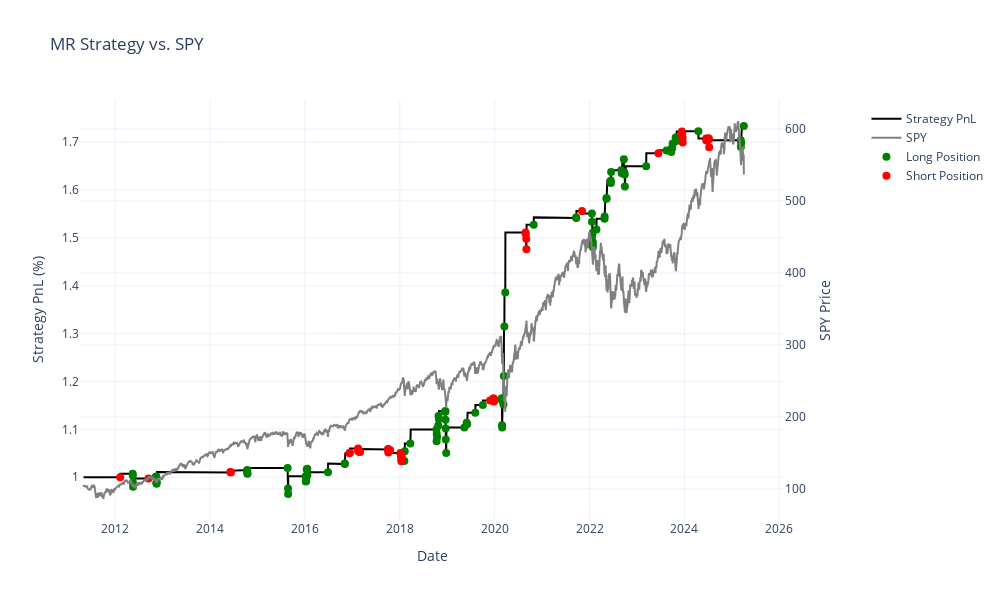

Notebook cell for this chart:
### Code cell
import plotly.graph_objects as go
from plotly.subplots import make_subplots

df_plot = df[['SPY', 'Strategy_Returns', 'Signal']]

# Calculate cumulative PnL
df_plot['cum_pnl'] = (1 + df_plot["Strategy_Returns"]).cumprod()

# Create interactive plot with plotly
fig = make_subplots(specs=[[{"secondary_y": True}]])

# Add Cumulative PnL on primary y-axis
fig.add_trace(
    go.Scatter(
        x=df_plot.index, 
        y=df_plot['cum_pnl'], 
        name='Strategy PnL',
        line=dict(color='black', width=2)
    ),
    secondary_y=False
)

# Add SPY line on secondary y-axis
fig.add_trace(
    go.Scatter(
        x=df_plot.index, 
        y=df_plot['SPY'], 
        name='SPY',
        line=dict(color='gray', width=2)
    ),
    secondary_y=True
)

# Plot long straddle trades
long_days = df_plot[df_plot['Signal'] == 1]
fig.add_trace(
    go.Scatter(
        x=long_days.index, 
        y=long_days['cum_pnl'], 
        mode='markers',
        name='Long Position',
        marker=dict(color='green', size=8)
    ),
    secondary_y=False
)

# Plot short straddle trades
short_days = df_plot[df_plot['Signal'] == -1]
fig.add_trace(
    go.Scatter(
        x=short_days.index, 
        y=short_days['cum_pnl'], 
        mode='markers',
        name='Short Position',
        marker=dict(color='red', size=8)
    ),
    secondary_y=False
)

# Update layout
fig.update_layout(
    title="MR Strategy vs. SPY",
    xaxis_title="Date",
    legend=dict(x=1.05, y=0.99),
    hovermode="x unified",
    template="plotly_white",
    width=1000,
    height=600
)

# Update y-axes titles
fig.update_yaxes(title_text="Strategy PnL (%)", secondary_y=False)
fig.update_yaxes(title_text="SPY Price", secondary_y=True)

fig.show()

### Figure 1 — Plotly figure (JSON) as saved in the notebook; plotly's stock layout.template omitted (floating-point values rounded to 4 significant figures; data arrays with more than 128 entries replaced by an {"elided": "..."} marker saying what was removed)
{"data": [{"line": {"color": "black", "width": 2}, "name": "Strategy PnL", "type": "scatter", "x": {"elided": "3503 str values"}, "xaxis": "x", "y": {"elided": "3503 float values"}, "yaxis": "y"}, {"line": {"color": "gray", "width": 2}, "name": "SPY", "type": "scatter", "x": {"elided": "3503 str values"}, "xaxis": "x", "y": {"elided": "3503 float values"}, "yaxis": "y2"}, {"marker": {"color": "green", "size": 8}, "mode": "markers", "name": "Long Position", "type": "scatter", "x": ["2012-05-15T00:00:00", "2012-05-16T00:00:00", "2012-05-17T00:00:00", "2012-05-18T00:00:00", "2012-11-08T00:00:00", "2012-11-13T00:00:00", "2012-11-14T00:00:00", "2012-11-15T00:00:00", "2012-11-16T00:00:00", "2014-10-13T00:00:00", "2014-10-14T00:00:00", "2014-10-15T00:00:00", "2014-10-16T00:00:00", "2015-08-21T00:00:00", "2015-08-24T00:00:00", "2015-08-25T00:00:00", "2016-01-07T00:00:00", "2016-01-08T00:00:00", "2016-01-11T00:00:00", "2016-01-13T00:00:00", "2016-01-15T00:00:00", "2016-01-19T00:00:00", "2016-01-20T00:00:00", "2016-06-27T00:00:00", "2016-11-03T00:00:00", "2016-11-04T00:00:00", "2018-02-05T00:00:00", "2018-02-08T00:00:00", "2018-03-23T00:00:00", "2018-10-10T00:00:00", "2018-10-11T00:00:00", "2018-10-12T00:00:00", "2018-10-15T00:00:00", "2018-10-24T00:00:00", "2018-10-26T00:00:00", "2018-10-29T00:00:00", "2018-12-17T00:00:00", "2018-12-18T00:00:00", "2018-12-19T00:00:00", "2018-12-20T00:00:00", "2018-12-21T00:00:00", "2018-12-24T00:00:00", "2019-05-13T00:00:00", "2019-05-31T00:00:00", "2019-06-03T00:00:00", "2019-08-05T00:00:00", "2019-10-02T00:00:00", "2020-02-25T00:00:00", "2020-02-26T00:00:00", "2020-02-27T00:00:00", "2020-02-28T00:00:00", "2020-03-09T00:00:00", "2020-03-12T00:00:00", "2020-03-16T00:00:00", "2020-03-23T00:00:00", "2020-10-28T00:00:00", "2021-09-20T00:00:00", "2021-09-21T00:00:00", "2022-01-19T00:00:00", "2022-01-20T00:00:00", "2022-01-21T00:00:00", "2022-01-24T00:00:00", "2022-01-25T00:00:00", "2022-01-26T00:00:00", "2022-01-27T00:00:00", "2022-02-23T00:00:00", "2022-04-26T00:00:00", "2022-04-27T00:00:00", "2022-05-11T00:00:00", "2022-05-12T00:00:00", "2022-06-13T00:00:00", "2022-06-14T00:00:00", "2022-06-16T00:00:00", "2022-09-02T00:00:00", "2022-09-06T00:00:00", "2022-09-22T00:00:00", "2022-09-26T00:00:00", "2022-09-29T00:00:00", "2022-09-30T00:00:00", "2023-03-13T00:00:00", "2023-08-17T00:00:00", "2023-09-21T00:00:00", "2023-09-22T00:00:00", "2023-09-26T00:00:00", "2023-09-27T00:00:00", "2023-10-03T00:00:00", "2023-10-26T00:00:00", "2023-10-27T00:00:00", "2024-04-18T00:00:00", "2025-03-10T00:00:00", "2025-03-11T00:00:00", "2025-03-13T00:00:00", "2025-04-03T00:00:00"], "xaxis": "x", "y": [1.007, 1.004, 0.9887, 0.9802, 1.0, 1.001, 0.9878, 0.9861, 0.991, 1.014, 1.015, 1.008, 1.007, 1.019, 0.9763, 0.9648, 1.002, 0.9909, 0.9919, 0.9999, 1.016, 1.018, 1.005, 1.01, 1.028, 1.027, 1.034, 1.054, 1.07, 1.1, 1.075, 1.09, 1.084, 1.108, 1.128, 1.121, 1.138, 1.137, 1.12, 1.102, 1.079, 1.05, 1.104, 1.114, 1.111, 1.135, 1.151, 1.165, 1.161, 1.108, 1.104, 1.152, 1.211, 1.315, 1.386, 1.527, 1.543, 1.541, 1.551, 1.534, 1.504, 1.51, 1.492, 1.488, 1.481, 1.517, 1.54, 1.545, 1.584, 1.582, 1.62, 1.615, 1.638, 1.641, 1.635, 1.665, 1.637, 1.633, 1.607, 1.65, 1.683, 1.684, 1.68, 1.687, 1.688, 1.697, 1.71, 1.702, 1.723, 1.704, 1.69, 1.699, 1.734], "yaxis": "y"}, {"marker": {"color": "red", "size": 8}, "mode": "markers", "name": "Short Position", "type": "scatter", "x": ["2012-02-09T00:00:00", "2012-09-14T00:00:00", "2014-06-06T00:00:00", "2014-06-10T00:00:00", "2016-12-09T00:00:00", "2016-12-13T00:00:00", "2017-02-14T00:00:00", "2017-02-15T00:00:00", "2017-02-16T00:00:00", "2017-02-21T00:00:00", "2017-02-22T00:00:00", "2017-02-23T00:00:00", "2017-03-01T00:00:00", "2017-10-03T00:00:00", "2017-10-04T00:00:00", "2017-10-05T00:00:00", "2017-10-06T00:00:00", "2017-10-11T00:00:00", "2017-10-19T00:00:00", "2018-01-05T00:00:00", "2018-01-08T00:00:00", "2018-01-09T00:00:00", "2018-01-10T00:00:00", "2018-01-11T00:00:00", "2018-01-12T00:00:00", "2018-01-17T00:00:00", "2018-01-18T00:00:00", "2019-11-27T00:00:00", "2019-12-23T00:00:00", "2019-12-24T00:00:00", "2019-12-26T00:00:00", "2019-12-27T00:00:00", "2020-08-26T00:00:00", "2020-08-27T00:00:00", "2020-09-01T00:00:00", "2020-09-02T00:00:00", "2021-11-04T00:00:00", "2023-06-15T00:00:00", "2023-12-13T00:00:00", "2023-12-14T00:00:00", "2023-12-15T00:00:00", "2023-12-18T00:00:00", "2023-12-19T00:00:00", "2024-06-17T00:00:00", "2024-06-18T00:00:00", "2024-07-05T00:00:00", "2024-07-09T00:00:00", "2024-07-10T00:00:00"], "xaxis": "x", "y": [1, 0.997, 1.011, 1.01, 1.05, 1.051, 1.06, 1.054, 1.055, 1.054, 1.054, 1.054, 1.052, 1.059, 1.058, 1.052, 1.053, 1.054, 1.056, 1.051, 1.049, 1.046, 1.048, 1.04, 1.033, 1.037, 1.039, 1.16, 1.164, 1.164, 1.158, 1.159, 1.511, 1.508, 1.498, 1.477, 1.557, 1.677, 1.722, 1.717, 1.72, 1.71, 1.699, 1.708, 1.704, 1.708, 1.706, 1.689], "yaxis": "y"}], "layout": {"height": 600, "hovermode": "x unified", "legend": {"x": 1.05, "y": 0.99}, "title": {"text": "MR Strategy vs. SPY"}, "width": 1000, "xaxis": {"anchor": "y", "domain": [0, 0.94], "title": {"text": "Date"}}, "yaxis": {"anchor": "x", "domain": [0, 1], "title": {"text": "Strategy PnL (%)"}}, "yaxis2": {"anchor": "x", "overlaying": "y", "side": "right", "title": {"text": "SPY Price"}}}}
